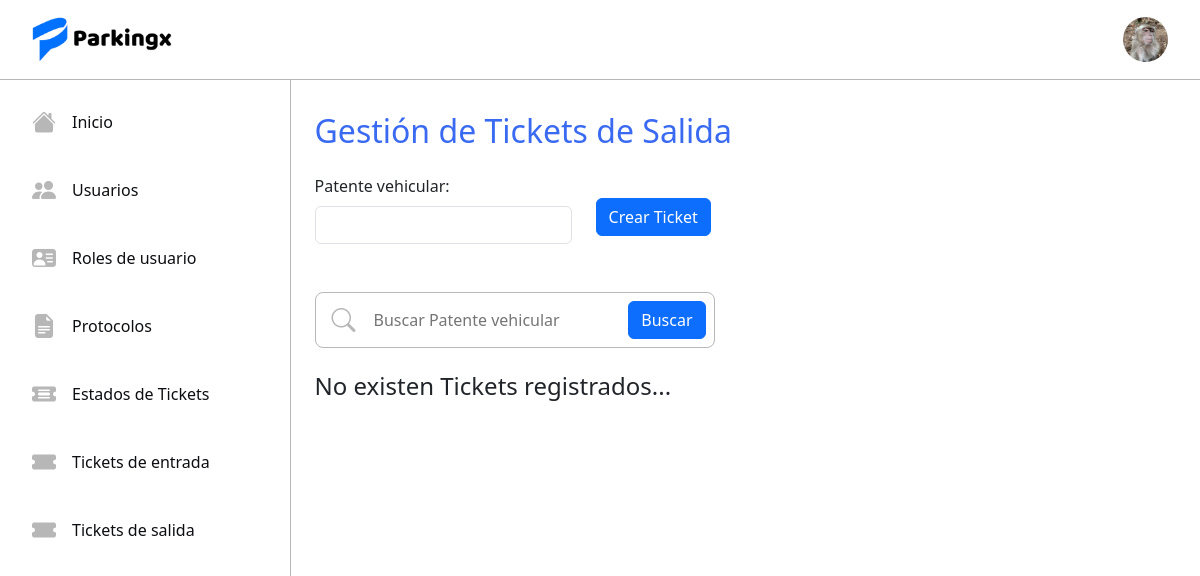
/ticketS/ (signed in), run on an earlier commit of the app's database.
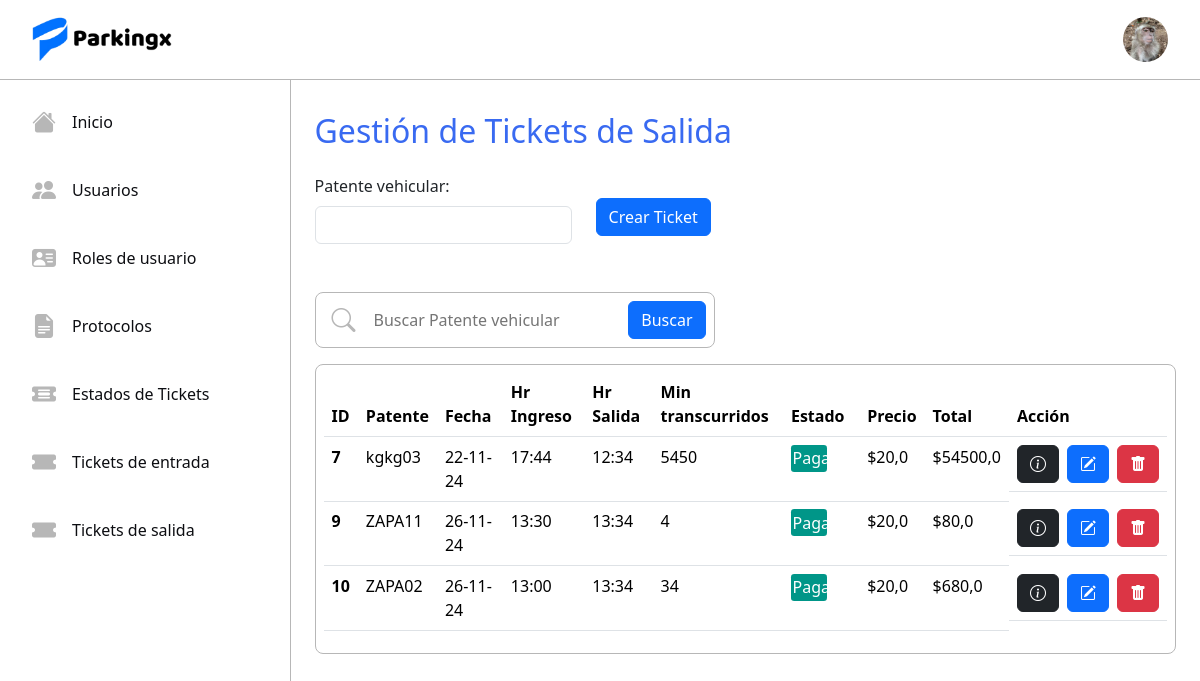
And on a later commit of the database.
### tickets/models.py (models this page shows, shortened)
class Usuario(AbstractUser):
    name = models.CharField(max_length=50)
    last_name = models.CharField(max_length=50)
    rut = models.CharField(max_length=10)
    email = models.EmailField(max_length=254, unique=True)
    rol = models.ForeignKey(Rol, on_delete=models.RESTRICT)
    avatar = models.ImageField(upload_to='avatars', blank=True, null=True)

class TicketSalida(models.Model):
    date = models.DateField(auto_now_add=False, null=True, blank=True)
    entrace_time = models.TimeField(auto_now=False, auto_now_add=False, null=True, blank=True)
    exit_time = models.TimeField(auto_now=False, auto_now_add=False, null=True, blank=True)
    patente = models.CharField(max_length=6, unique=True)
    state = models.ForeignKey(TicketState, on_delete=models.RESTRICT, default=3)
    price = models.FloatField(null=True, blank=True, default="20.0")
    min_lapsed = models.PositiveIntegerField(null=True, blank=True)
    total = models.FloatField(null=True, blank=True)

class TicketState(models.Model):
    name = models.CharField(max_length=50)
    description = models.TextField()
    def __str__(self) -> str:
        return self.name

### tickets/views.py (the view, shortened to what this page needs)
# urls.py: path('ticketS/', TicketSView.as_view(), name='ticketS'),
@method_decorator(login_required, name='dispatch')
class TicketSView(View):
    template_name = 'tickets/tickets_salida/ticketsalida.html'
    def get(self, request):
        form = TicketSForm
        tickets = TicketSalida.objects.all()
        return render(request, self.template_name, {'form': form,'TicketS': tickets})

### tickets/templates/tickets/tickets_salida/ticketsalida.html (shortened to what this page needs)
{% extends "tickets/base.html" %}
{% block content %}
<div class="p-4">
    <h2 class="my-2 blue-sys">Gestión de Tickets de Salida</h2>
    {% if request.user.rol.name != 'Cajero' %}
    <form method="POST">
        <div class="mb-5">
            <div class="d-flex flex-wrap gap-3 mt-4 mb-3">
                <p>
                    <label for="id_patente">Patente vehicular:</label>
                    <input type="text" name="patente" class="form-control mt-2" minlength="6" maxlength="6" required="" id="id_patente">
                </p>
                <div class="btn-form">
                    <button type="submit" class="btn btn-primary mt-4 mx-2">Crear Ticket</button>
                </div>
            </div>
        </div>
    </form>
    {% endif %}
    <div class="search-content mt-3">
        <i class="bi bi-search menu-icon"></i>
        <input type="text" class="search-inpt" placeholder="Buscar Patente vehicular" maxlength="6">
        <button class="btn btn-primary">Buscar</button>
    </div>
    {% if TicketS %}
        <div class="border-table mt-3">
            <table class="table ">
                <thead>
                    <tr>
                        <th scope="col">ID</th>
                        <th scope="col">Patente</th>
                        <th scope="col">Fecha</th>
                        <th scope="col">Hr Ingreso</th>
                        <th scope="col">Hr Salida</th>
                        <th scope="col">Min transcurridos</th>
                        <th scope="col">Estado</th>
                        <th scope="col">Precio</th>
                        <th scope="col">Total</th>
                        <th scope="col">Acción</th>
                    </tr>
                </thead>
                <tbody>
                    {% for p in TicketS %}
                    <tr>
                        <th scope="row">{{ p.id }}</th>
                        <td>{{ p.patente }}</td>
                        <td>{{ p.date|date:"d-m-y" }}</td>
                        <td>{{ p.entrace_time }}</td>
                        <td>{{ p.exit_time }}</td>
                        <td>{{ p.min_lapsed }}</td>
                        <td>
                            {% if p.state.name == 'Activo' %}
                            <p class="state-activo">{{ p.state }}</p>
                            {% elif p.state.name == 'Cerrado' %}
                            <p class="state-cerrado">{{ p.state }}</p>
                            {% elif p.state.name == 'Pagado' %}
                            <p class="state-pagado">{{ p.state }}</p>
                            {% endif %}
                        </td>
                        <td>${{ p.price }}</td>
                        <td>${{ p.total }}</td>
                        <td class="d-flex gap-2">
                            <a href="{% url 'home' %}" class="btn btn-dark"><i class="bi bi-info-circle"></i></a>
                            {% if request.user.rol.name != 'Cajero' %}
                            <a href="{% url 'ticketSupdate' p.id %}" class="btn btn-primary"><i class="bi bi-pencil-square"></i></a>
                            <a href="{% url 'ticketSdelete' p.id %}" class="btn btn-danger"><i class="bi bi-trash-fill"></i></a>
                            {% endif %}
                        </td>
                    <tr>
                    {% endfor %}
                </tbody>
            </table>
        </div>
    {% else %}
    <h4 class="mt-4">No existen Tickets registrados...</h4>
    {% endif %}
    </div>
{% endblock %}

### tickets/templates/tickets/base.html (shortened to what this page needs)
<!DOCTYPE html>
<html lang="en">
<head>
    <link href="https://cdn.jsdelivr.net/npm/bootstrap@5.3.3/dist/css/bootstrap.min.css" rel="stylesheet">
    <link rel="stylesheet" href="https://cdn.jsdelivr.net/npm/bootstrap-icons@1.11.3/font/bootstrap-icons.min.css">
    {% load static %}
    {% load static %}
    <link rel="stylesheet" href="{% static 'tickets/css/styles.css' %}">
    <link rel="stylesheet" href="{% static 'tickets/css/login.css' %}">
</head>
<body>
    <nav class="navbar bg-body-tertiary">
        <div class="container-fluid">
            <img src="{% static 'tickets/img/Logo.png' %}" class="icon-project" alt="">
            {% if request.user.is_authenticated %}
            {% if request.user.avatar %}
            <img src="{{ request.user.avatar.url }}" alt="" class="avatar" id="avatar">
            {% else %}
            <img src="{% static 'tickets/img/defaultavatar.png' %}" alt="" class="avatar" id="avatar">
            {% endif %}
            {% else %}
            <a href="{% url 'login' %}" class="btn btn-primary">Iniciar sesión</a>
            {% endif %}
        </div>
    </nav>
    <div class="d-flex">
        <div class="sidebar">
            <ul class="nav menu flex-column">
                <li class="nav-item">
                    <a class="option nav-link" href="{% url 'home' %}">
                        <i class="bi bi-house-fill menu-icon"></i>
                        <p class="option-text">Inicio</p>
                    </a>
                </li>
                {% if request.user.rol.name == 'root' or request.user.rol.name == 'Administrador' %}
                <li class="nav-item">
                    <a class="option nav-link" href="{% url 'userlist' %}">
                        <i class="bi bi-people-fill menu-icon"></i>
                        <p class="option-text">Usuarios</p>
                    </a>
                </li>
                <li class="nav-item">
                    <a class="option nav-link" href="{% url 'listrol' %}">
                        <i class="bi bi-person-vcard-fill menu-icon"></i>
                        <p class="option-text">Roles de usuario</p>
                    </a>
                </li>
                <li class="nav-item">
                    <a class="option nav-link" href="{% url 'protocolos' %}">
                        <i class="bi bi-file-earmark-text-fill menu-icon"></i>
                        <p class="option-text">Protocolos</p>
                    </a>
                </li>
                <li class="nav-item">
                    <a class="option nav-link" href="{% url 'statelist' %}">
                        <i class="bi bi-ticket-detailed-fill menu-icon"></i>
                        <p class="option-text">Estados de Tickets</p>
                    </a>
                </li>
                {% endif %}
                {% if request.user.rol.name == 'root' or request.user.rol.name == 'Administrador' or request.user.rol.name == 'Cajero' or request.user.rol.name == 'Portero'%}
                <li class="nav-item">
                    <a class="option nav-link" href="{% url 'ticketE' %}">
                        <i class="bi bi-ticket-fill menu-icon"></i>
                        <p class="option-text">Tickets de entrada</p>
                    </a>
                </li>
                {% if request.user.rol.name != 'Portero' %}
                <li class="nav-item">
                    <a class="option nav-link" href="{% url 'ticketS' %}">
                        <i class="bi bi-ticket-fill menu-icon"></i>
                        <p class="option-text">Tickets de salida</p>
                    </a>
                </li>
                {% endif %}
                {% endif %}
            </ul>
        </div>
        <div class="home-content">
            {% block content %}{% endblock %}
        </div>
    </div>
</body>
    {% load static %}
</html>

### tickets/static/tickets/css/styles.css (style rules this page uses)
:root { --color1: #396af1; --color2: #0d0e12; --color3: #B7B7B7; --color4: #FFFFFF; }
nav { height: 5rem; border-bottom: solid 1px #B7B7B7; background-color: #FFFFFF; }
.bg-body-tertiary { background-color: #FFFFFF !important; }
.blue-sys { color: #396af1; }
.container-fluid { padding: 0 2rem; position: relative; }
.icon-project { width: 9rem; }
.sidebar { width: 20rem; height: 91.5vh; border-right: solid 1px #B7B7B7; }
.nav-link { padding: 0; color: black; transition: .3s; }
.menu { padding: 1rem; gap: 1rem; }
.menu-icon { font-size: 1.5rem; color: #B7B7B7; transition: .3s; }
.option { display: flex; align-items: center; gap: 1rem; padding: .5rem 1rem; border-radius: .5rem; }
.option-text { margin: 0; color: #0d0e12; }
.avatar { width: 45px; height: 45px; border-radius: 50%; cursor: pointer; }
p { margin: 0; }
.home-content { background-color: transparent; height: 91.5vh; width: 83.5%; scroll-behavior: smooth; overflow-y: scroll; }
.border-table { border: solid 1px #B7B7B7; border-radius: .5rem; padding: .4rem .5rem; }
.search-inpt { border: none; outline: none; width: 100%; }
.search-content { border: solid 1px #B7B7B7; border-radius: .5rem; padding: .5rem .5rem .5rem 1rem; display: flex; align-items: center; gap: 1rem; width: 25rem; }
.state-pagado { padding: .1rem; background-color: #009688; border-radius: .2rem; color: #fff; max-width: 60%; display: grid; place-items: center; }

What changed in the data, as far as the page shows it:
added TicketSalida: id "7", patente "kgkg03", date "22-11-24", entrace_time "17:44", exit_time "12:34", min_lapsed "5450", state "Pagado", price "20,0", total "54500,0"
added TicketSalida: id "9", patente "ZAPA11", date "26-11-24", entrace_time "13:30", exit_time "13:34", min_lapsed "4", state "Pagado", price "20,0", total "80,0"
added TicketSalida: id "10", patente "ZAPA02", date "26-11-24", entrace_time "13:00", exit_time "13:34", min_lapsed "34", state "Pagado", price "20,0", total "680,0"
Also different on the page:
text no longer shown: "No existen Tickets registrados..."
text now shown: "ID Patente Fecha Hr Ingreso Hr Salida Min transcurridos Estado Precio Total Acción"
